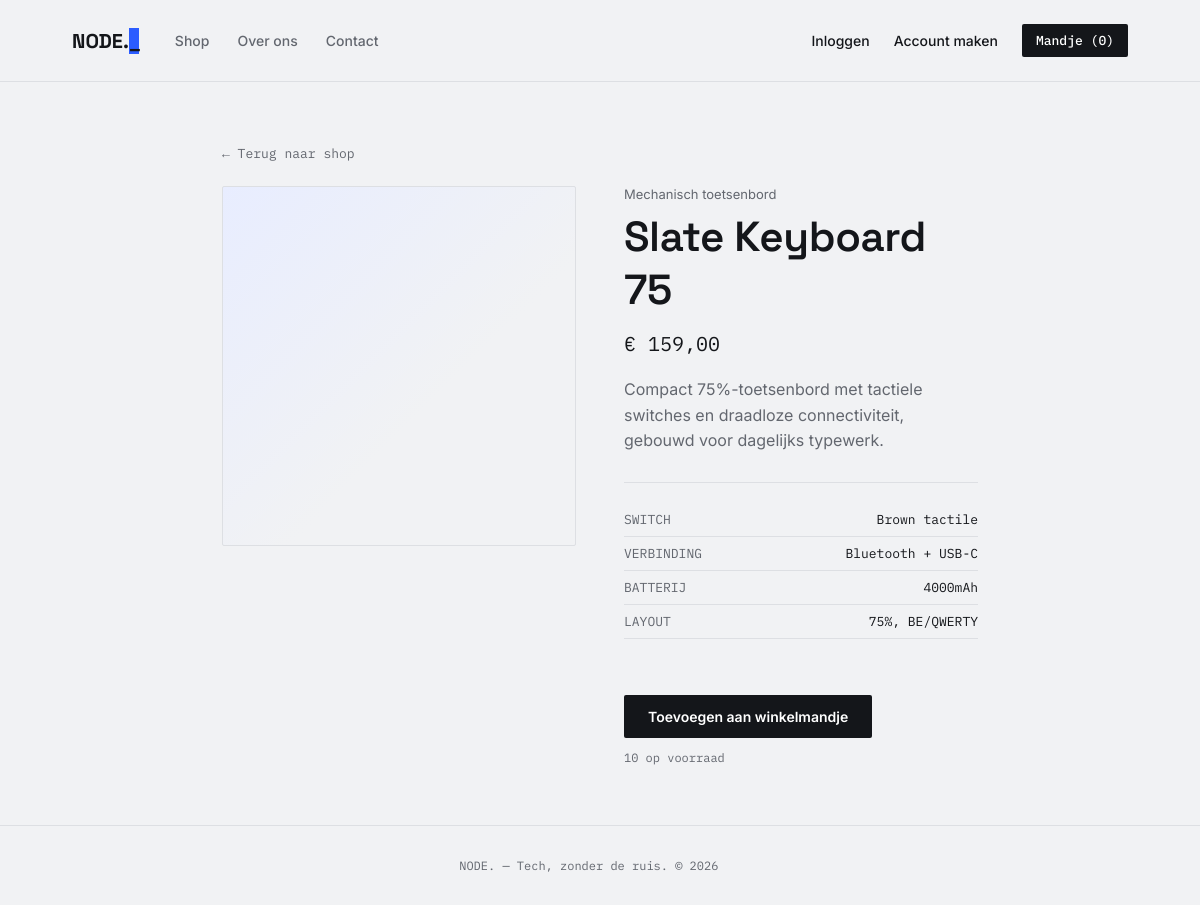
The app's page /product/3 with its own data.
### models.py (models this page shows)
class Product(db.Model):
    id = db.Column(db.Integer, primary_key=True)
    name = db.Column(db.String(150), nullable=False)
    category = db.Column(db.String(100), nullable=False)
    price = db.Column(db.Float, nullable=False)
    description = db.Column(db.Text, nullable=False, default="")
    stock = db.Column(db.Integer, nullable=False, default=10)
    spec1_label = db.Column(db.String(50), default="")
    spec1_value = db.Column(db.String(100), default="")
    spec2_label = db.Column(db.String(50), default="")
    spec2_value = db.Column(db.String(100), default="")
    spec3_label = db.Column(db.String(50), default="")
    spec3_value = db.Column(db.String(100), default="")
    spec4_label = db.Column(db.String(50), default="")
    spec4_value = db.Column(db.String(100), default="")
    @property
    def specs(self):
        pairs = [
            (self.spec1_label, self.spec1_value),
            (self.spec2_label, self.spec2_value),
            (self.spec3_label, self.spec3_value),
            (self.spec4_label, self.spec4_value),
        ]
        return [(l, v) for l, v in pairs if l]

### app.py (the view)
@app.route("/product/<int:product_id>")
def product_detail(product_id):
    product = db.session.get(Product, product_id)
    if not product:
        flash("Product niet gevonden.")
        return redirect(url_for("home"))
    return render_template("product.html", product=product)

### app.py (called while the page is built)
def get_cart():
    return session.get("cart", {})

@app.context_processor
def inject_cart_count():
    cart = get_cart()
    count = sum(cart.values())
    return {"cart_count": count}

### templates/product.html (shortened to what this page needs)
{% extends "base.html" %}
{% block content %}
<div class="container" style="max-width:900px;">
  <a href="{{ url_for('home') }}" style="font-family:var(--mono); font-size:13px; color:var(--ink-soft);">&larr; Terug naar shop</a>
  <div style="display:grid; grid-template-columns:1fr 1fr; gap:48px; margin-top:24px;">
    <div class="card-glyph" style="height:360px;"></div>
    <div>
      <div class="card-cat" style="margin-bottom:8px;">{{ product.category }}</div>
      <h1 style="margin-bottom:14px;">{{ product.name }}</h1>
      <div style="font-family:var(--mono); font-size:20px; margin-bottom:20px;">€ {{ "%.2f"|format(product.price)|replace(".", ",") }}</div>
      <p style="color:var(--ink-soft); line-height:1.6; margin-bottom:28px;">{{ product.description }}</p>
      {% if product.specs %}
      <div style="border-top:1px solid var(--line); padding-top:20px; margin-bottom:28px;">
        {% for label, value in product.specs %}
        <div style="display:flex; justify-content:space-between; font-family:var(--mono); font-size:13px; padding:8px 0; border-bottom:1px solid var(--line);">
          <span style="color:var(--ink-soft);">{{ label }}</span>
          <span>{{ value }}</span>
        </div>
        {% endfor %}
      </div>
      {% endif %}
      {% if product.stock > 0 %}
      <form method="POST" action="{{ url_for('cart_add', product_id=product.id) }}">
        <button type="submit" class="btn">Toevoegen aan winkelmandje</button>
      </form>
      <p style="font-family:var(--mono); font-size:12px; color:var(--ink-soft); margin-top:12px;">{{ product.stock }} op voorraad</p>
      {% else %}
      <p style="font-family:var(--mono); font-size:13px; color:var(--ink-soft);">Momenteel niet op voorraad</p>
      {% endif %}
    </div>
  </div>
</div>
{% endblock %}

### templates/base.html (style rules this page uses)
:root { --bg:#F1F2F4; --surface:#FFFFFF; --ink:#14161A; --ink-soft:#63676F; --line:#DDDFE3; --accent:#2B5CFF; --accent-soft:#E8EDFF; --mono:'IBM Plex Mono',monospace; --grotesk:'Space Grotesk',sans-serif; --sans:'Inter',sans-serif; }
* { margin:0;padding:0;box-sizing:border-box; }
body { background:var(--bg);color:var(--ink);font-family:var(--sans);-webkit-font-smoothing:antialiased;min-height:100vh;display:flex;flex-direction:column; }
a { color:inherit;text-decoration:none; }
.container { max-width:1100px;margin:0 auto;padding:60px 6vw; }
h1 { font-family:var(--grotesk);font-weight:600;font-size:clamp(28px,4vw,42px);letter-spacing:-0.01em; }
.btn { display:inline-block;background:var(--ink);color:#fff;font-weight:600;font-size:14px;padding:13px 24px;border-radius:2px;border:none;cursor:pointer;transition:background .15s ease;font-family:var(--sans); }
form .btn { margin-top:28px; }
.card-glyph { width:100%;height:120px;border-radius:2px;background:linear-gradient(135deg,var(--accent-soft) 0%,transparent 60%),repeating-linear-gradient(45deg,var(--bg) 0 2px,transparent 2px 14px);border:1px solid var(--line);margin-bottom:18px; }
.card-cat { font-size:13px;color:var(--ink-soft);margin-bottom:14px; }

### records on screen
Product: category "Mechanisch toetsenbord", name "Slate Keyboard 75", price "159,00", description "Compact 75%-toetsenbord met tactiele switches en draadloze connectiviteit, gebouwd voor dagelijks typewerk.", spec1_label "SWITCH", spec1_value "Brown tactile", spec2_label "VERBINDING", spec2_value "Bluetooth + USB-C", spec3_label "BATTERIJ", spec3_value "4000mAh", spec4_label "LAYOUT", spec4_value "75%, BE/QWERTY", stock "10"

### other values on screen
{{ cart_count }} "0"
